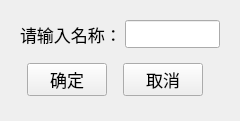
<?xml version="1.0" encoding="UTF-8"?>
<ui version="4.0">
 <class>Form</class>
 <widget class="QWidget" name="Form">
  <property name="geometry">
   <rect>
    <x>0</x>
    <y>0</y>
    <width>240</width>
    <height>121</height>
   </rect>
  </property>
  <property name="font">
   <font>
    <family>Times New Roman</family>
    <pointsize>13</pointsize>
   </font>
  </property>
  <property name="windowTitle">
   <string>输入名称</string>
  </property>
  <property name="windowIcon">
   <iconset resource="../picture/resource.qrc">
    <normaloff>:/windowicon.png</normaloff>:/windowicon.png</iconset>
  </property>
  <layout class="QGridLayout" name="gridLayout">
   <property name="leftMargin">
    <number>20</number>
   </property>
   <property name="topMargin">
    <number>6</number>
   </property>
   <property name="rightMargin">
    <number>20</number>
   </property>
   <item row="0" column="0">
    <layout class="QVBoxLayout" name="verticalLayout">
     <property name="spacing">
      <number>0</number>
     </property>
     <item>
      <spacer name="verticalSpacer_2">
       <property name="orientation">
        <enum>Qt::Vertical</enum>
       </property>
       <property name="sizeHint" stdset="0">
        <size>
         <width>198</width>
         <height>18</height>
        </size>
       </property>
      </spacer>
     </item>
     <item>
      <layout class="QHBoxLayout" name="horizontalLayout">
       <property name="spacing">
        <number>3</number>
       </property>
       <item>
        <widget class="QLabel" name="label">
         <property name="text">
          <string>请输入名称：</string>
         </property>
        </widget>
       </item>
       <item>
        <widget class="QLineEdit" name="lineEdit"/>
       </item>
      </layout>
     </item>
     <item>
      <spacer name="verticalSpacer">
       <property name="orientation">
        <enum>Qt::Vertical</enum>
       </property>
       <property name="sizeHint" stdset="0">
        <size>
         <width>198</width>
         <height>18</height>
        </size>
       </property>
      </spacer>
     </item>
     <item>
      <layout class="QHBoxLayout" name="horizontalLayout_2">
       <property name="spacing">
        <number>0</number>
       </property>
       <item>
        <spacer name="horizontalSpacer">
         <property name="orientation">
          <enum>Qt::Horizontal</enum>
         </property>
         <property name="sizeHint" stdset="0">
          <size>
           <width>18</width>
           <height>20</height>
          </size>
         </property>
        </spacer>
       </item>
       <item>
        <widget class="QPushButton" name="pushButton">
         <property name="text">
          <string>确定</string>
         </property>
        </widget>
       </item>
       <item>
        <spacer name="horizontalSpacer_2">
         <property name="orientation">
          <enum>Qt::Horizontal</enum>
         </property>
         <property name="sizeHint" stdset="0">
          <size>
           <width>28</width>
           <height>20</height>
          </size>
         </property>
        </spacer>
       </item>
       <item>
        <widget class="QPushButton" name="pushButton_2">
         <property name="text">
          <string>取消</string>
         </property>
        </widget>
       </item>
       <item>
        <spacer name="horizontalSpacer_3">
         <property name="orientation">
          <enum>Qt::Horizontal</enum>
         </property>
         <property name="sizeHint" stdset="0">
          <size>
           <width>28</width>
           <height>20</height>
          </size>
         </property>
        </spacer>
       </item>
      </layout>
     </item>
     <item>
      <spacer name="verticalSpacer_3">
       <property name="orientation">
        <enum>Qt::Vertical</enum>
       </property>
       <property name="sizeHint" stdset="0">
        <size>
         <width>198</width>
         <height>18</height>
        </size>
       </property>
      </spacer>
     </item>
    </layout>
   </item>
  </layout>
 </widget>
 <resources>
  <include location="../picture/resource.qrc"/>
 </resources>
 <connections/>
</ui>
